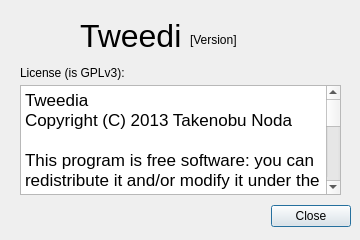
<?xml version="1.0" encoding="UTF-8"?>
<ui version="4.0">
 <class>DlgAbout</class>
 <widget class="QDialog" name="DlgAbout">
  <property name="geometry">
   <rect>
    <x>0</x>
    <y>0</y>
    <width>360</width>
    <height>240</height>
   </rect>
  </property>
  <property name="windowTitle">
   <string>About Tweedia</string>
  </property>
  <property name="locale">
   <locale language="C" country="AnyCountry"/>
  </property>
  <widget class="QDialogButtonBox" name="buttonBox">
   <property name="geometry">
    <rect>
     <x>10</x>
     <y>200</y>
     <width>341</width>
     <height>32</height>
    </rect>
   </property>
   <property name="orientation">
    <enum>Qt::Horizontal</enum>
   </property>
   <property name="standardButtons">
    <set>QDialogButtonBox::Close</set>
   </property>
  </widget>
  <widget class="QLabel" name="uiTitle">
   <property name="geometry">
    <rect>
     <x>80</x>
     <y>20</y>
     <width>101</width>
     <height>31</height>
    </rect>
   </property>
   <property name="font">
    <font>
     <pointsize>24</pointsize>
    </font>
   </property>
   <property name="text">
    <string>Tweedia</string>
   </property>
  </widget>
  <widget class="QLabel" name="uiLogo">
   <property name="geometry">
    <rect>
     <x>20</x>
     <y>10</y>
     <width>48</width>
     <height>48</height>
    </rect>
   </property>
   <property name="text">
    <string/>
   </property>
  </widget>
  <widget class="QLabel" name="uiVersion">
   <property name="geometry">
    <rect>
     <x>190</x>
     <y>30</y>
     <width>151</width>
     <height>20</height>
    </rect>
   </property>
   <property name="text">
    <string>[Version]</string>
   </property>
  </widget>
  <widget class="QTextBrowser" name="textBrowser">
   <property name="geometry">
    <rect>
     <x>20</x>
     <y>85</y>
     <width>321</width>
     <height>110</height>
    </rect>
   </property>
   <property name="html">
    <string>&lt;!DOCTYPE HTML PUBLIC &quot;-//W3C//DTD HTML 4.0//EN&quot; &quot;http://www.w3.org/TR/REC-html40/strict.dtd&quot;&gt;
&lt;html&gt;&lt;head&gt;&lt;meta name=&quot;qrichtext&quot; content=&quot;1&quot; /&gt;&lt;style type=&quot;text/css&quot;&gt;
p, li { white-space: pre-wrap; }
&lt;/style&gt;&lt;/head&gt;&lt;body style=&quot; font-family:'Lucida Grande'; font-size:13pt; font-weight:400; font-style:normal;&quot;&gt;
&lt;p style=&quot; margin-top:0px; margin-bottom:0px; margin-left:0px; margin-right:0px; -qt-block-indent:0; text-indent:0px;&quot;&gt;&lt;span style=&quot; background-color:#ffffff;&quot;&gt;Tweedia&lt;/span&gt;&lt;/p&gt;
&lt;p style=&quot; margin-top:0px; margin-bottom:0px; margin-left:0px; margin-right:0px; -qt-block-indent:0; text-indent:0px;&quot;&gt;&lt;span style=&quot; background-color:#ffffff;&quot;&gt;Copyright (C) 2013 Takenobu Noda&lt;/span&gt;&lt;/p&gt;
&lt;p style=&quot;-qt-paragraph-type:empty; margin-top:0px; margin-bottom:0px; margin-left:0px; margin-right:0px; -qt-block-indent:0; text-indent:0px;&quot;&gt;&lt;br /&gt;&lt;/p&gt;
&lt;p style=&quot; margin-top:0px; margin-bottom:0px; margin-left:0px; margin-right:0px; -qt-block-indent:0; text-indent:0px;&quot;&gt;&lt;span style=&quot; background-color:#ffffff;&quot;&gt;This program is free software: you can redistribute it and/or modify it under the terms of the GNU General Public License as published by the Free Software Foundation, either version 3 of the License, or (at your option) any later version.&lt;/span&gt;&lt;/p&gt;
&lt;p style=&quot;-qt-paragraph-type:empty; margin-top:0px; margin-bottom:0px; margin-left:0px; margin-right:0px; -qt-block-indent:0; text-indent:0px;&quot;&gt;&lt;br /&gt;&lt;/p&gt;
&lt;p style=&quot; margin-top:0px; margin-bottom:0px; margin-left:0px; margin-right:0px; -qt-block-indent:0; text-indent:0px;&quot;&gt;&lt;span style=&quot; background-color:#ffffff;&quot;&gt;This program is distributed in the hope that it will be useful, but WITHOUT ANY WARRANTY; without even the implied warranty of MERCHANTABILITY or FITNESS FOR A PARTICULAR PURPOSE.  See the GNU General Public License for more details.&lt;/span&gt;&lt;/p&gt;
&lt;p style=&quot;-qt-paragraph-type:empty; margin-top:0px; margin-bottom:0px; margin-left:0px; margin-right:0px; -qt-block-indent:0; text-indent:0px;&quot;&gt;&lt;br /&gt;&lt;/p&gt;
&lt;p style=&quot; margin-top:0px; margin-bottom:0px; margin-left:0px; margin-right:0px; -qt-block-indent:0; text-indent:0px;&quot;&gt;&lt;span style=&quot; background-color:#ffffff;&quot;&gt;You should have received a copy of the GNU General Public License along with this program.  If not, see &amp;lt;http://www.gnu.org/licenses/&amp;gt;.&lt;/span&gt;&lt;/p&gt;&lt;/body&gt;&lt;/html&gt;</string>
   </property>
  </widget>
  <widget class="QLabel" name="label">
   <property name="geometry">
    <rect>
     <x>20</x>
     <y>65</y>
     <width>281</width>
     <height>16</height>
    </rect>
   </property>
   <property name="text">
    <string>License (is GPLv3):</string>
   </property>
  </widget>
 </widget>
 <resources/>
 <connections>
  <connection>
   <sender>buttonBox</sender>
   <signal>accepted()</signal>
   <receiver>DlgAbout</receiver>
   <slot>accept()</slot>
   <hints>
    <hint type="sourcelabel">
     <x>248</x>
     <y>254</y>
    </hint>
    <hint type="destinationlabel">
     <x>157</x>
     <y>274</y>
    </hint>
   </hints>
  </connection>
  <connection>
   <sender>buttonBox</sender>
   <signal>rejected()</signal>
   <receiver>DlgAbout</receiver>
   <slot>reject()</slot>
   <hints>
    <hint type="sourcelabel">
     <x>316</x>
     <y>260</y>
    </hint>
    <hint type="destinationlabel">
     <x>286</x>
     <y>274</y>
    </hint>
   </hints>
  </connection>
 </connections>
</ui>
